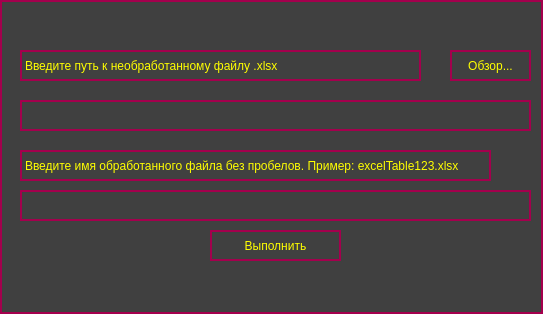
<?xml version="1.0" encoding="UTF-8"?>
<ui version="4.0">
 <class>MainWindow</class>
 <widget class="QMainWindow" name="MainWindow">
  <property name="geometry">
   <rect>
    <x>0</x>
    <y>0</y>
    <width>543</width>
    <height>314</height>
   </rect>
  </property>
  <property name="windowTitle">
   <string>MainWindow</string>
  </property>
  <property name="styleSheet">
   <string notr="true">QMainWindow {
border: 2px solid #A4004D;
background-color: #404040;
color: #FFFF00;
}</string>
  </property>
  <widget class="QWidget" name="centralwidget">
   <property name="styleSheet">
    <string notr="true">QWidget {
border: 2px solid #A4004D;
background-color: #404040;
color: #FFFF00;
}</string>
   </property>
   <widget class="QLabel" name="pathStartLabel">
    <property name="geometry">
     <rect>
      <x>20</x>
      <y>50</y>
      <width>401</width>
      <height>31</height>
     </rect>
    </property>
    <property name="styleSheet">
     <string notr="true">QLabel {
border: 2px solid #A4004D;
background-color: #404040;
color: #FFFF00;
}</string>
    </property>
    <property name="text">
     <string>Введите путь к необработанному файлу .xlsx</string>
    </property>
   </widget>
   <widget class="QLineEdit" name="editStart">
    <property name="geometry">
     <rect>
      <x>20</x>
      <y>100</y>
      <width>511</width>
      <height>31</height>
     </rect>
    </property>
    <property name="styleSheet">
     <string notr="true">QLineEdit {
border: 2px solid #A4004D;
background-color: #404040;
color: #FFFF00;
}</string>
    </property>
   </widget>
   <widget class="QLabel" name="pathEndLabel">
    <property name="geometry">
     <rect>
      <x>20</x>
      <y>150</y>
      <width>471</width>
      <height>31</height>
     </rect>
    </property>
    <property name="styleSheet">
     <string notr="true">QLabel {
border: 2px solid #A4004D;
background-color: #404040;
color: #FFFF00;
}</string>
    </property>
    <property name="text">
     <string>Введите имя обработанного файла без пробелов. Пример: excelTable123.xlsx</string>
    </property>
   </widget>
   <widget class="QPushButton" name="browseButtonStart">
    <property name="geometry">
     <rect>
      <x>450</x>
      <y>50</y>
      <width>81</width>
      <height>31</height>
     </rect>
    </property>
    <property name="styleSheet">
     <string notr="true">QPushButton {
border: 2px solid #A4004D;
background-color: #404040;
color: #FFFF00;
transition: 0.1s linear;

}

QPushButton:hover {
border: 2px solid #6B0032;
background-color: #2A1515;
cursor: pointer;
}</string>
    </property>
    <property name="text">
     <string>Обзор...</string>
    </property>
   </widget>
   <widget class="QPushButton" name="runButton">
    <property name="geometry">
     <rect>
      <x>210</x>
      <y>230</y>
      <width>131</width>
      <height>31</height>
     </rect>
    </property>
    <property name="styleSheet">
     <string notr="true">QPushButton {
border: 2px solid #A4004D;
background-color: #404040;
color: #FFFF00;
transition: 0.1s linear;

}

QPushButton:hover {
border: 2px solid #6B0032;
background-color: #2A1515;
cursor: pointer;
}</string>
    </property>
    <property name="text">
     <string>Выполнить</string>
    </property>
   </widget>
   <widget class="QTextEdit" name="editEnd">
    <property name="geometry">
     <rect>
      <x>20</x>
      <y>190</y>
      <width>511</width>
      <height>31</height>
     </rect>
    </property>
   </widget>
  </widget>
 </widget>
 <resources/>
 <connections/>
</ui>
